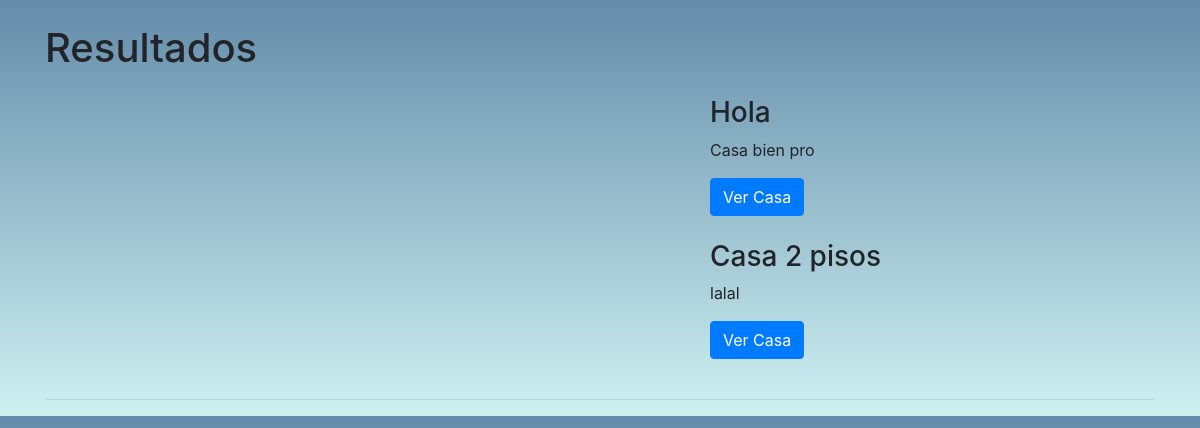
/casas/casas.php, run on an earlier commit of the app's database.
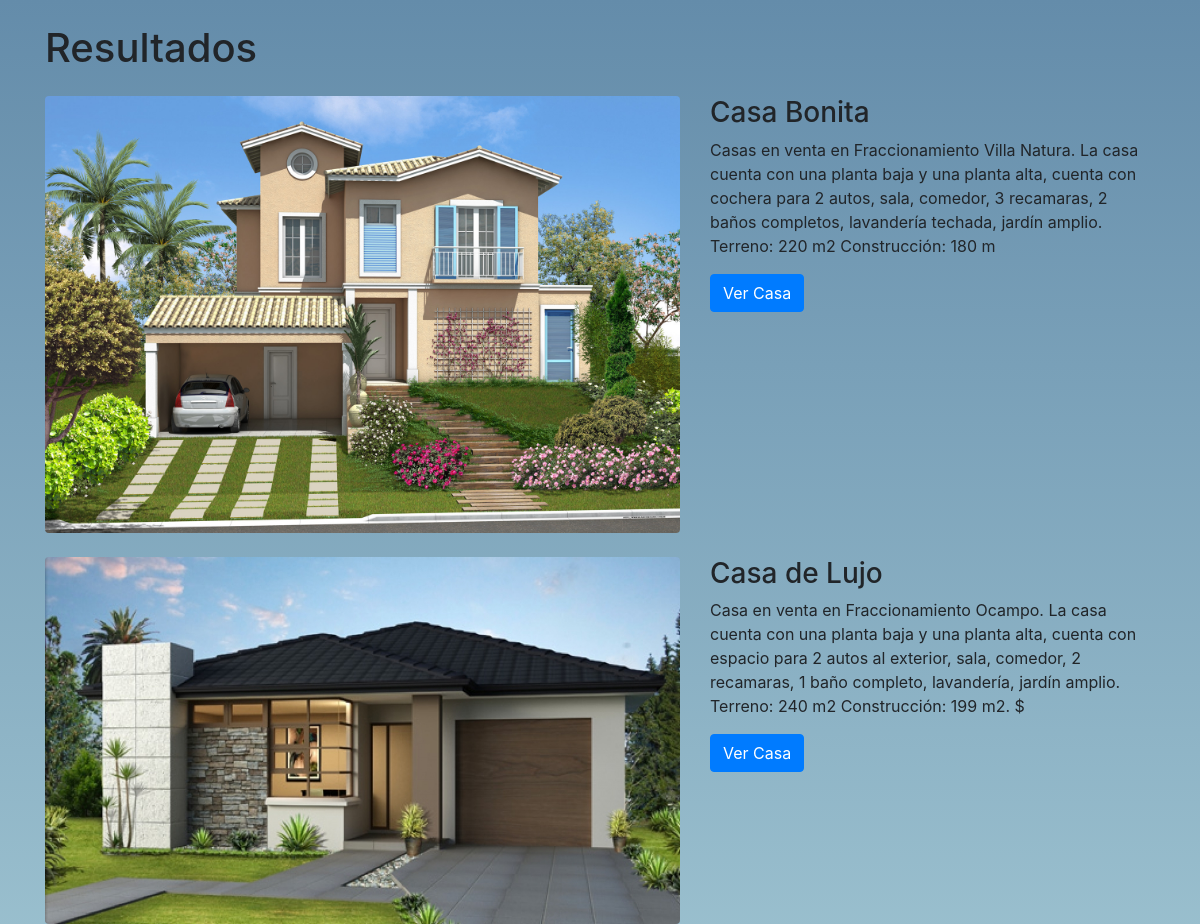
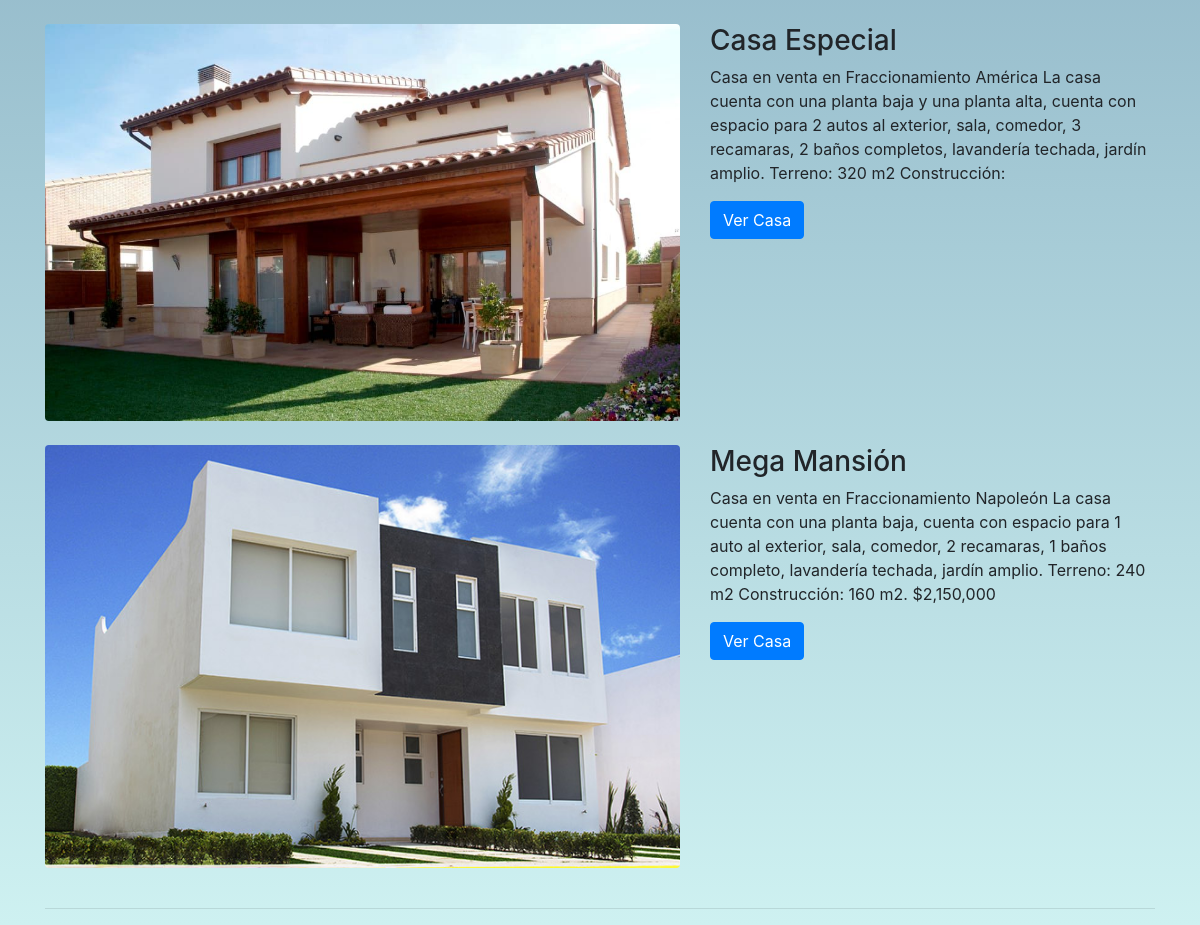
And on a later commit of the database (2 pictures, top to bottom).
### tables this page shows
CREATE TABLE `inmueble` (
  `id_inmueble` int(12) NOT NULL AUTO_INCREMENT,
  `encabezado` varchar(100) NOT NULL,
  `descripcion` varchar(255) NOT NULL,
  `direccion` varchar(100) DEFAULT '',
  `costo_inmueble` int(9) DEFAULT NULL,
  `recamaras` int(2) DEFAULT NULL,
  `banos` int(2) DEFAULT NULL,
  `estacionamientos` int(2) DEFAULT NULL,
  `estatus` varchar(10) DEFAULT '',
  `ciudad` varchar(50) DEFAULT NULL,
  `estado` varchar(50) DEFAULT NULL,
  `codigo_postal` int(6) DEFAULT NULL,
  `area_terreno` int(10) DEFAULT NULL,
  `email` varchar(50) DEFAULT NULL,
  `latitud` varchar(20) DEFAULT NULL,
  `longitud` varchar(20) DEFAULT NULL,
  `exterior` varchar(255) DEFAULT NULL,
  `interior_1` varchar(255) DEFAULT NULL,
  `interior_2` varchar(255) DEFAULT NULL,
  PRIMARY KEY (`id_inmueble`)
);

### class/class_inmueble_dal.php (called while the page is built, shortened)
<?php
include('class_inmueble.php');
include("class_Db.php");
class inmueble_dal extends class_Db
{
    function get_datos_inmueble($datos,$precio_minimo,$precio_maximo,$recamaras,$baños){
            $sql = ("SELECT * FROM inmueble WHERE estatus='En Venta' AND codigo_postal = '$datos' OR ciudad LIKE '%$datos%' OR estado LIKE '%$datos%' AND costo_inmueble >= '$precio_minimo' AND costo_inmueble <= '$precio_maximo' AND recamaras = '$recamaras' and banos = '$baños'");
            $rs = mysqli_query($this->db_conn, $this->db_query) or die(mysqli_error($this->db_conn));
            if($rs){
            while($row = mysqli_fetch_assoc($rs)){
            $obj = new inmueble();
            $obj->setEncabezado(utf8_encode($row['encabezado']));
            $obj->setExterior(utf8_encode($row['exterior']));
            $obj->setDescripcion(utf8_encode($row['descripcion']));
            $obj->setEstado(utf8_encode($row['estado']));
            $obj->setCiudad(utf8_encode($row['ciudad']));
            $obj->setCodigo_postal($row['codigo_postal']);
            $obj->setCosto_inmueble($row['costo_inmueble']);
            $obj->setRecamaras($row['recamaras']);
            $obj->setBaños($row['banos']);
            $arreglo[] = $obj;
            }
            return $arreglo;
        }
        else {
            return null;
        }
    }
}

### class/class_Db.php (called while the page is built, shortened)
<?php
if(class_exists('class_Db') != true)
{
	class class_Db{
		var $db_conn;
    	function set_db ($host,$user,$passwd,$db) {
        	if(!isset($this->db_conn)){
        	$this->db_conn = mysqli_connect($host,$user,$passwd,$db);
			}
		}
		function set_sql ($sql) {
        	$this->db_query = $sql;
    	}
	}
}
?>

### class/class_inmueble.php (called while the page is built, shortened)
<?php
if (class_exists('inmueble') != true) {
    class inmueble
    {
        protected $encabezado;
        protected $descripcion;
        protected $exterior;
        public function __construct($encabezado = NULL, $descripcion = NULL, $direccion = NULL,
                                    $costo_inmueble = NULL, $recamaras = NULL, $baños = NULL, $estacionamientos = NULL,
                                    $estatus = NULL, $ciudad = NULL, $estado = NULL, $codigo_postal = NULL, $area_terreno = NULL, $email = NULL, $latitud = NULL, $longitud = NULL, $exterior = NULL, $interior_1 = NULL, $interior_2 = NULL)
        {
            $this->encabezado = $encabezado;
            $this->descripcion = $descripcion;
            $this->exterior = $exterior;
        }
        public function getEncabezado()
        {
            return $this->encabezado;
        }
        public function setEncabezado($encabezado)
        {
            $this->encabezado = $encabezado;
        }
        public function getDescripcion()
        {
            return $this->descripcion;
        }
        public function setDescripcion($descripcion)
        {
            $this->descripcion = $descripcion;
        }
          public function getExterior()
        {
            return $this->exterior;
        }
        public function setExterior($exterior)
        {
            $this->exterior = $exterior;
        }
    }
}

### casas/casas.php (the view, shortened to what this page needs)
<?php
include("../class/class_inmueble_dal.php");
$datos = $_POST['datos'];
$precio_minimo = $_POST['precio_minimo'];
$precio_maximo = $_POST['precio_maximo'];
$recamaras = $_POST['recamaras'];
$baños = $_POST['banos'];
$inmueble = new inmueble_dal();
$arr_inmuebles = $inmueble->get_datos_inmueble($datos,$precio_minimo,$precio_maximo,$recamaras,$baños);
$res = count($arr_inmuebles);
 ?>
<!DOCTYPE html>
<html>
<head>
  <link rel="stylesheet" href="bootstrap/css/bootstrap.min.css">
  <link rel="stylesheet" type="text/css" href="css/estilosAltaInmueble.css">
  <link rel="stylesheet" type="text/css" href="bootstrap/css/bootstrap.css">
  <link rel="stylesheet" type="text/css" href="bootstrap/css/bootstrap-grid.css">
</head>
<body>
    <div class="container">
      <h1 class="my-4">Resultados</h1>
      <?php
      for ($i=0; $i<$res;$i++){
        echo '
      <div class="row">
        <div class="col-md-7">
          <a href="/casas/';
        echo $arr_inmuebles[$i]->getEncabezado();
        echo '.php">
            <img class="img-fluid rounded mb-3 mb-md-0" src="';
        echo $arr_inmuebles[$i]->getExterior();
        echo '" alt="">
          </a>
        </div>
        <div class="col-md-5">
          <h3>';
        echo $arr_inmuebles[$i]->getEncabezado();
        echo '</h3>
          <p>';
        echo $arr_inmuebles[$i]->getDescripcion();
        echo '</p>
          <a class="btn btn-primary" href="';
        echo $arr_inmuebles[$i]->getEncabezado();
        echo '.php">Ver Casa</a>
        </div>
      </div>
      <br>';
      }
      ?>
      <hr>
    </div>
</body>
</html>

### css/estilosAltaInmueble.css (style rules this page uses)
* { margin: 0; padding: 0; }
body { display: block; background: linear-gradient(to bottom, #648caa, #cef1f1); }

What changed in the data, as far as the page shows it:
removed inmueble: encabezado "Hola", descripcion "Casa bien pro"
removed inmueble: encabezado "Casa 2 pisos", descripcion "lalal"
added inmueble: exterior (picture), encabezado "Casa Bonita", descripcion "Casas en venta en Fraccionamiento Villa Natura. La casa cuenta con una planta baja y una planta alta, cuenta con cochera para 2 autos, sala, comedor, 3 recamaras, 2 baños completos, lavandería techada, jardín amplio. Terreno: 220 m2 Construcción: 180 m"
added inmueble: exterior (picture), encabezado "Casa de Lujo", descripcion "Casa en venta en Fraccionamiento Ocampo. La casa cuenta con una planta baja y una planta alta, cuenta con espacio para 2 autos al exterior, sala, comedor, 2 recamaras, 1 baño completo, lavandería, jardín amplio. Terreno: 240 m2 Construcción: 199 m2. $"
added inmueble: exterior (picture), encabezado "Casa Especial", descripcion "Casa en venta en Fraccionamiento América La casa cuenta con una planta baja y una planta alta, cuenta con espacio para 2 autos al exterior, sala, comedor, 3 recamaras, 2 baños completos, lavandería techada, jardín amplio. Terreno: 320 m2 Construcción:"
added inmueble: exterior (picture), encabezado "Mega Mansión", descripcion "Casa en venta en Fraccionamiento Napoleón La casa cuenta con una planta baja, cuenta con espacio para 1 auto al exterior, sala, comedor, 2 recamaras, 1 baños completo, lavandería techada, jardín amplio. Terreno: 240 m2 Construcción: 160 m2. $2,150,000"
